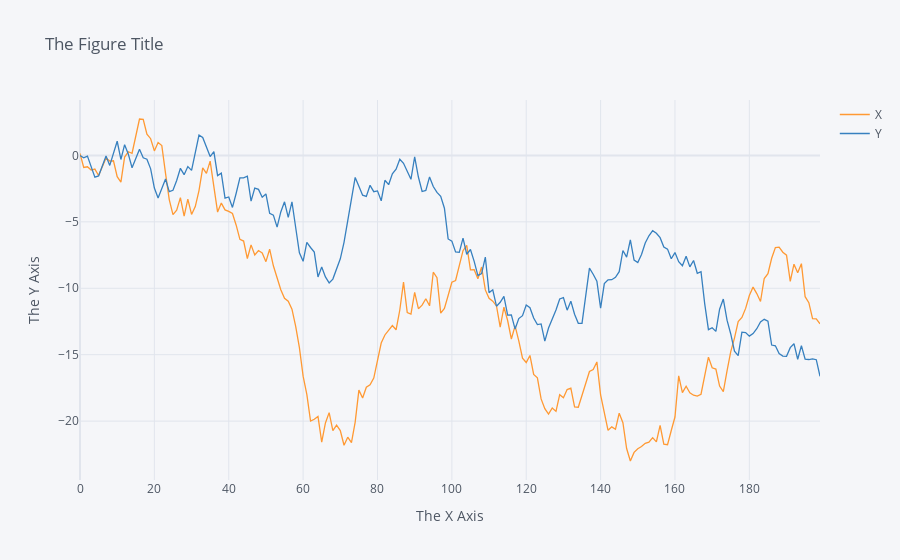

Write notebook code for a chart like this one.
### Code cell
df = pd.DataFrame(np.random.randn(200, 2), columns=['X', 'Y']).cumsum()
fig = df.iplot(asFigure=True, xTitle="The X Axis",
                    yTitle="The Y Axis", title="The Figure Title")
pyo.plot(fig,filename='timeseries.html')
fig.show()

### Figure 1 — Plotly figure (JSON) as saved in the notebook; plotly's stock layout.template omitted (floating-point values rounded to 4 significant figures; data arrays with more than 128 entries replaced by an {"elided": "..."} marker saying what was removed)
{"data": [{"line": {"color": "rgba(255, 153, 51, 1.0)", "dash": "solid", "shape": "linear", "width": 1.3}, "mode": "lines", "name": "X", "text": "", "type": "scatter", "x": {"elided": "200 int values"}, "y": {"elided": "200 float values"}}, {"line": {"color": "rgba(55, 128, 191, 1.0)", "dash": "solid", "shape": "linear", "width": 1.3}, "mode": "lines", "name": "Y", "text": "", "type": "scatter", "x": {"elided": "200 int values"}, "y": {"elided": "200 float values"}}], "layout": {"legend": {"bgcolor": "#F5F6F9", "font": {"color": "#4D5663"}}, "paper_bgcolor": "#F5F6F9", "plot_bgcolor": "#F5F6F9", "title": {"font": {"color": "#4D5663"}, "text": "The Figure Title"}, "xaxis": {"gridcolor": "#E1E5ED", "showgrid": true, "tickfont": {"color": "#4D5663"}, "title": {"font": {"color": "#4D5663"}, "text": "The X Axis"}, "zerolinecolor": "#E1E5ED"}, "yaxis": {"gridcolor": "#E1E5ED", "showgrid": true, "tickfont": {"color": "#4D5663"}, "title": {"font": {"color": "#4D5663"}, "text": "The Y Axis"}, "zerolinecolor": "#E1E5ED"}}}
